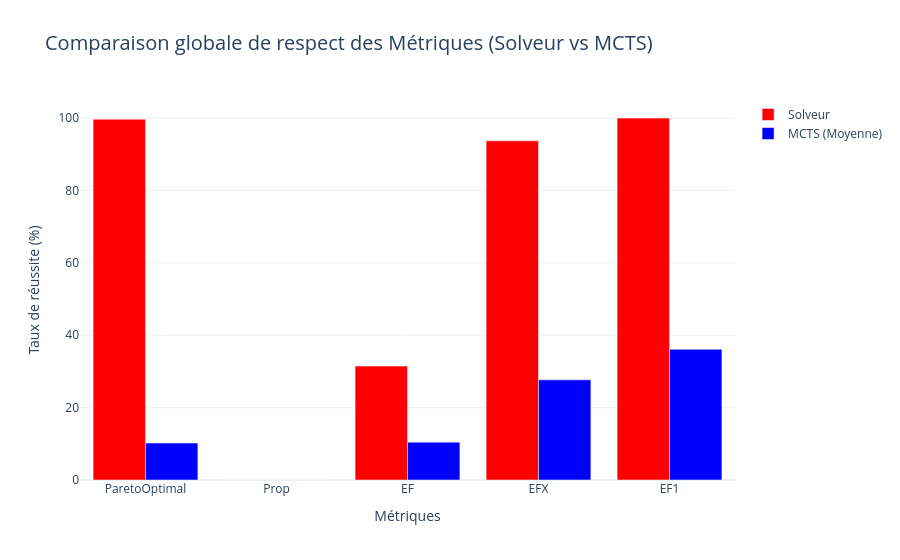
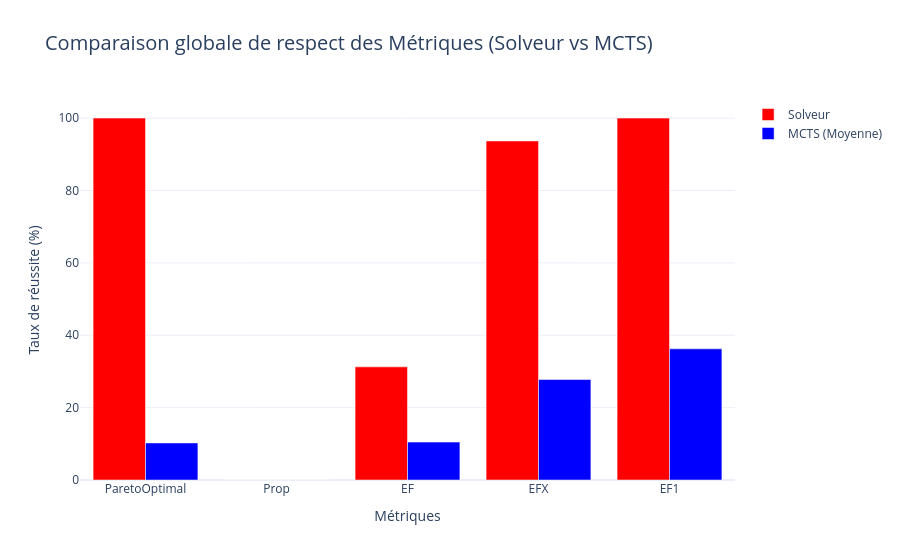

Notebook code for these charts, in order:
### Code cell
""" plot_comparisons_interactive(df)
plot_impact_ratio_interactive(df)
plot_ratio_impact_on_score_interactive(df)
plot_erreur_normalisee_interactive(df) """
plot_metrics_comparison_interactive(df, filter_zero_scores=False) 
plot_metrics_comparison_interactive(df, filter_zero_scores=True) # retrait des resultats solveur = 0

### Figure 1 — Plotly figure (JSON) as saved in the notebook; plotly's stock layout.template omitted (floating-point values rounded to 4 significant figures)
{"data": [{"marker": {"color": "red"}, "name": "Solveur", "type": "bar", "x": ["ParetoOptimal", "Prop", "EF", "EFX", "EF1"], "y": [99.7, 0.0, 31.47, 93.71, 100.0]}, {"marker": {"color": "blue"}, "name": "MCTS (Moyenne)", "type": "bar", "x": ["ParetoOptimal", "Prop", "EF", "EFX", "EF1"], "y": [10.21, 0.0, 10.45, 27.67, 36.13]}], "layout": {"barmode": "group", "title": {"font": {"size": 20}, "text": "Comparaison globale de respect des Métriques (Solveur vs MCTS)"}, "xaxis": {"title": {"text": "Métriques"}}, "yaxis": {"range": [0, 105], "title": {"text": "Taux de réussite (%)"}}}}

### Figure 2 — Plotly figure (JSON) as saved in the notebook; plotly's stock layout.template omitted (floating-point values rounded to 4 significant figures)
{"data": [{"marker": {"color": "red"}, "name": "Solveur", "type": "bar", "x": ["ParetoOptimal", "Prop", "EF", "EFX", "EF1"], "y": [100.0, 0.0, 31.26, 93.69, 100.0]}, {"marker": {"color": "blue"}, "name": "MCTS (Moyenne)", "type": "bar", "x": ["ParetoOptimal", "Prop", "EF", "EFX", "EF1"], "y": [10.24, 0.0, 10.48, 27.75, 36.24]}], "layout": {"barmode": "group", "title": {"font": {"size": 20}, "text": "Comparaison globale de respect des Métriques (Solveur vs MCTS)"}, "xaxis": {"title": {"text": "Métriques"}}, "yaxis": {"range": [0, 105], "title": {"text": "Taux de réussite (%)"}}}}
